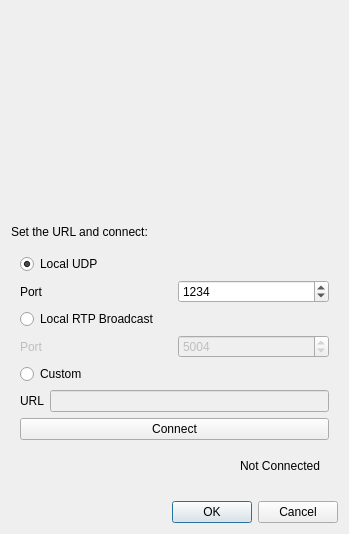
<?xml version="1.0" encoding="UTF-8"?>
<ui version="4.0">
 <class>VideoStreamDialog</class>
 <widget class="QDialog" name="VideoStreamDialog">
  <property name="geometry">
   <rect>
    <x>0</x>
    <y>0</y>
    <width>349</width>
    <height>534</height>
   </rect>
  </property>
  <property name="windowTitle">
   <string>GLMixer - New Network Source</string>
  </property>
  <property name="windowIcon">
   <iconset resource="../icons.qrc">
    <normaloff>:/glmixer/icons/networkstream.png</normaloff>:/glmixer/icons/networkstream.png</iconset>
  </property>
  <layout class="QVBoxLayout" name="verticalLayout">
   <item>
    <widget class="SourceDisplayWidget" name="preview" native="true">
     <property name="sizePolicy">
      <sizepolicy hsizetype="Preferred" vsizetype="Expanding">
       <horstretch>0</horstretch>
       <verstretch>0</verstretch>
      </sizepolicy>
     </property>
    </widget>
   </item>
   <item>
    <widget class="QLabel" name="label_3">
     <property name="text">
      <string>Set the URL and connect:</string>
     </property>
    </widget>
   </item>
   <item>
    <widget class="QWidget" name="widget_2" native="true">
     <layout class="QVBoxLayout" name="verticalLayout_2">
      <item>
       <widget class="QRadioButton" name="UDPStream">
        <property name="text">
         <string>Local UDP</string>
        </property>
        <property name="checked">
         <bool>true</bool>
        </property>
       </widget>
      </item>
      <item>
       <layout class="QHBoxLayout" name="udpLayout">
        <item>
         <widget class="QLabel" name="label">
          <property name="text">
           <string>Port</string>
          </property>
          <property name="buddy">
           <cstring>UDPPort</cstring>
          </property>
         </widget>
        </item>
        <item>
         <widget class="QSpinBox" name="UDPPort">
          <property name="minimum">
           <number>1000</number>
          </property>
          <property name="maximum">
           <number>5000</number>
          </property>
          <property name="singleStep">
           <number>100</number>
          </property>
          <property name="value">
           <number>1234</number>
          </property>
         </widget>
        </item>
       </layout>
      </item>
      <item>
       <widget class="QRadioButton" name="RTPStream">
        <property name="text">
         <string>Local RTP Broadcast</string>
        </property>
       </widget>
      </item>
      <item>
       <layout class="QHBoxLayout" name="rtpLayout">
        <item>
         <widget class="QLabel" name="label_2">
          <property name="enabled">
           <bool>false</bool>
          </property>
          <property name="text">
           <string>Port</string>
          </property>
          <property name="buddy">
           <cstring>RTPPort</cstring>
          </property>
         </widget>
        </item>
        <item>
         <widget class="QSpinBox" name="RTPPort">
          <property name="enabled">
           <bool>false</bool>
          </property>
          <property name="minimum">
           <number>1000</number>
          </property>
          <property name="maximum">
           <number>6000</number>
          </property>
          <property name="singleStep">
           <number>100</number>
          </property>
          <property name="value">
           <number>5004</number>
          </property>
         </widget>
        </item>
       </layout>
      </item>
      <item>
       <widget class="QRadioButton" name="customStream">
        <property name="text">
         <string>Custom</string>
        </property>
       </widget>
      </item>
      <item>
       <layout class="QHBoxLayout" name="horizontalLayout">
        <item>
         <widget class="QLabel" name="label_4">
          <property name="text">
           <string>URL</string>
          </property>
         </widget>
        </item>
        <item>
         <widget class="QLineEdit" name="URL">
          <property name="enabled">
           <bool>false</bool>
          </property>
         </widget>
        </item>
       </layout>
      </item>
      <item>
       <widget class="QPushButton" name="connect">
        <property name="text">
         <string>Connect</string>
        </property>
       </widget>
      </item>
      <item>
       <widget class="QStackedWidget" name="info">
        <property name="currentIndex">
         <number>0</number>
        </property>
        <widget class="QWidget" name="page">
         <layout class="QHBoxLayout" name="horizontalLayout_2">
          <item>
           <widget class="QLabel" name="label_6">
            <property name="text">
             <string/>
            </property>
            <property name="pixmap">
             <pixmap resource="../icons.qrc">:/glmixer/icons/fileclose.png</pixmap>
            </property>
           </widget>
          </item>
          <item>
           <widget class="QLabel" name="label_5">
            <property name="text">
             <string>Not Connected</string>
            </property>
            <property name="alignment">
             <set>Qt::AlignRight|Qt::AlignTrailing|Qt::AlignVCenter</set>
            </property>
           </widget>
          </item>
         </layout>
        </widget>
        <widget class="QWidget" name="page_4">
         <layout class="QHBoxLayout" name="horizontalLayout_6">
          <item>
           <widget class="QLabel" name="label_13">
            <property name="text">
             <string/>
            </property>
            <property name="pixmap">
             <pixmap resource="../icons.qrc">:/glmixer/icons/question.png</pixmap>
            </property>
           </widget>
          </item>
          <item>
           <widget class="QLabel" name="label_12">
            <property name="text">
             <string>Trying to connect...</string>
            </property>
            <property name="alignment">
             <set>Qt::AlignRight|Qt::AlignTrailing|Qt::AlignVCenter</set>
            </property>
           </widget>
          </item>
         </layout>
        </widget>
        <widget class="QWidget" name="page_3">
         <layout class="QHBoxLayout" name="horizontalLayout_3">
          <item>
           <widget class="QPushButton" name="disconnect">
            <property name="text">
             <string>Disconnect</string>
            </property>
           </widget>
          </item>
          <item>
           <widget class="QLabel" name="label_7">
            <property name="layoutDirection">
             <enum>Qt::LeftToRight</enum>
            </property>
            <property name="text">
             <string>Connected!</string>
            </property>
            <property name="textFormat">
             <enum>Qt::PlainText</enum>
            </property>
            <property name="alignment">
             <set>Qt::AlignRight|Qt::AlignTrailing|Qt::AlignVCenter</set>
            </property>
           </widget>
          </item>
         </layout>
        </widget>
        <widget class="QWidget" name="page_2">
         <layout class="QHBoxLayout" name="horizontalLayout_4">
          <item>
           <widget class="QLabel" name="label_10">
            <property name="text">
             <string/>
            </property>
            <property name="pixmap">
             <pixmap resource="../icons.qrc">:/glmixer/icons/warning.png</pixmap>
            </property>
           </widget>
          </item>
          <item>
           <widget class="QLabel" name="label_9">
            <property name="text">
             <string>Could not connect</string>
            </property>
            <property name="alignment">
             <set>Qt::AlignRight|Qt::AlignTrailing|Qt::AlignVCenter</set>
            </property>
           </widget>
          </item>
         </layout>
        </widget>
       </widget>
      </item>
     </layout>
    </widget>
   </item>
   <item>
    <widget class="QDialogButtonBox" name="buttonBox">
     <property name="orientation">
      <enum>Qt::Horizontal</enum>
     </property>
     <property name="standardButtons">
      <set>QDialogButtonBox::Cancel|QDialogButtonBox::Ok</set>
     </property>
    </widget>
   </item>
  </layout>
 </widget>
 <customwidgets>
  <customwidget>
   <class>SourceDisplayWidget</class>
   <extends>QWidget</extends>
   <header>SourceDisplayWidget.h</header>
   <container>1</container>
  </customwidget>
 </customwidgets>
 <resources>
  <include location="../icons.qrc"/>
 </resources>
 <connections>
  <connection>
   <sender>buttonBox</sender>
   <signal>accepted()</signal>
   <receiver>VideoStreamDialog</receiver>
   <slot>accept()</slot>
   <hints>
    <hint type="sourcelabel">
     <x>246</x>
     <y>543</y>
    </hint>
    <hint type="destinationlabel">
     <x>157</x>
     <y>274</y>
    </hint>
   </hints>
  </connection>
  <connection>
   <sender>buttonBox</sender>
   <signal>rejected()</signal>
   <receiver>VideoStreamDialog</receiver>
   <slot>reject()</slot>
   <hints>
    <hint type="sourcelabel">
     <x>300</x>
     <y>543</y>
    </hint>
    <hint type="destinationlabel">
     <x>286</x>
     <y>274</y>
    </hint>
   </hints>
  </connection>
  <connection>
   <sender>customStream</sender>
   <signal>toggled(bool)</signal>
   <receiver>URL</receiver>
   <slot>setEnabled(bool)</slot>
   <hints>
    <hint type="sourcelabel">
     <x>141</x>
     <y>376</y>
    </hint>
    <hint type="destinationlabel">
     <x>208</x>
     <y>405</y>
    </hint>
   </hints>
  </connection>
  <connection>
   <sender>RTPStream</sender>
   <signal>toggled(bool)</signal>
   <receiver>RTPPort</receiver>
   <slot>setEnabled(bool)</slot>
   <hints>
    <hint type="sourcelabel">
     <x>204</x>
     <y>319</y>
    </hint>
    <hint type="destinationlabel">
     <x>329</x>
     <y>349</y>
    </hint>
   </hints>
  </connection>
  <connection>
   <sender>RTPStream</sender>
   <signal>toggled(bool)</signal>
   <receiver>label_2</receiver>
   <slot>setEnabled(bool)</slot>
   <hints>
    <hint type="sourcelabel">
     <x>105</x>
     <y>319</y>
    </hint>
    <hint type="destinationlabel">
     <x>107</x>
     <y>349</y>
    </hint>
   </hints>
  </connection>
  <connection>
   <sender>UDPStream</sender>
   <signal>toggled(bool)</signal>
   <receiver>label</receiver>
   <slot>setEnabled(bool)</slot>
   <hints>
    <hint type="sourcelabel">
     <x>136</x>
     <y>262</y>
    </hint>
    <hint type="destinationlabel">
     <x>136</x>
     <y>292</y>
    </hint>
   </hints>
  </connection>
  <connection>
   <sender>UDPStream</sender>
   <signal>toggled(bool)</signal>
   <receiver>UDPPort</receiver>
   <slot>setEnabled(bool)</slot>
   <hints>
    <hint type="sourcelabel">
     <x>275</x>
     <y>262</y>
    </hint>
    <hint type="destinationlabel">
     <x>329</x>
     <y>292</y>
    </hint>
   </hints>
  </connection>
  <connection>
   <sender>UDPStream</sender>
   <signal>clicked()</signal>
   <receiver>VideoStreamDialog</receiver>
   <slot>updateURL()</slot>
   <hints>
    <hint type="sourcelabel">
     <x>258</x>
     <y>262</y>
    </hint>
    <hint type="destinationlabel">
     <x>339</x>
     <y>184</y>
    </hint>
   </hints>
  </connection>
  <connection>
   <sender>RTPStream</sender>
   <signal>clicked()</signal>
   <receiver>VideoStreamDialog</receiver>
   <slot>updateURL()</slot>
   <hints>
    <hint type="sourcelabel">
     <x>275</x>
     <y>319</y>
    </hint>
    <hint type="destinationlabel">
     <x>343</x>
     <y>236</y>
    </hint>
   </hints>
  </connection>
  <connection>
   <sender>connect</sender>
   <signal>clicked()</signal>
   <receiver>VideoStreamDialog</receiver>
   <slot>updateSourcePreview()</slot>
   <hints>
    <hint type="sourcelabel">
     <x>279</x>
     <y>434</y>
    </hint>
    <hint type="destinationlabel">
     <x>326</x>
     <y>351</y>
    </hint>
   </hints>
  </connection>
  <connection>
   <sender>UDPPort</sender>
   <signal>editingFinished()</signal>
   <receiver>VideoStreamDialog</receiver>
   <slot>updateURL()</slot>
   <hints>
    <hint type="sourcelabel">
     <x>329</x>
     <y>292</y>
    </hint>
    <hint type="destinationlabel">
     <x>360</x>
     <y>213</y>
    </hint>
   </hints>
  </connection>
  <connection>
   <sender>RTPPort</sender>
   <signal>editingFinished()</signal>
   <receiver>VideoStreamDialog</receiver>
   <slot>updateURL()</slot>
   <hints>
    <hint type="sourcelabel">
     <x>329</x>
     <y>349</y>
    </hint>
    <hint type="destinationlabel">
     <x>332</x>
     <y>270</y>
    </hint>
   </hints>
  </connection>
  <connection>
   <sender>UDPPort</sender>
   <signal>valueChanged(int)</signal>
   <receiver>VideoStreamDialog</receiver>
   <slot>updateURL()</slot>
   <hints>
    <hint type="sourcelabel">
     <x>329</x>
     <y>292</y>
    </hint>
    <hint type="destinationlabel">
     <x>497</x>
     <y>215</y>
    </hint>
   </hints>
  </connection>
  <connection>
   <sender>RTPPort</sender>
   <signal>valueChanged(int)</signal>
   <receiver>VideoStreamDialog</receiver>
   <slot>updateURL()</slot>
   <hints>
    <hint type="sourcelabel">
     <x>329</x>
     <y>349</y>
    </hint>
    <hint type="destinationlabel">
     <x>320</x>
     <y>254</y>
    </hint>
   </hints>
  </connection>
  <connection>
   <sender>disconnect</sender>
   <signal>clicked()</signal>
   <receiver>VideoStreamDialog</receiver>
   <slot>cancelSourcePreview()</slot>
   <hints>
    <hint type="sourcelabel">
     <x>64</x>
     <y>461</y>
    </hint>
    <hint type="destinationlabel">
     <x>-15</x>
     <y>363</y>
    </hint>
   </hints>
  </connection>
 </connections>
 <slots>
  <slot>updateSourcePreview()</slot>
  <slot>updateURL()</slot>
  <slot>cancelSourcePreview()</slot>
 </slots>
</ui>
